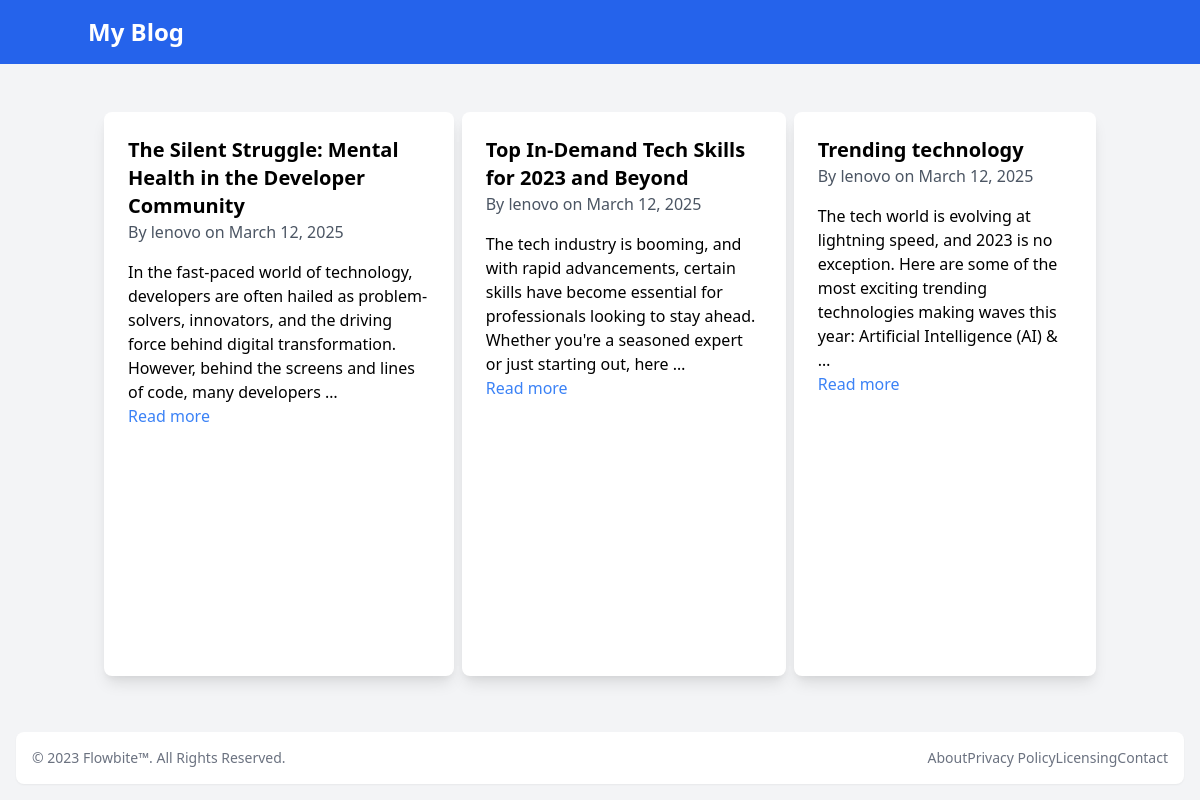
The page / on the database its author committed.
### blog/models.py (models this page shows, shortened)
class Post(models.Model):
    title = models.CharField(max_length=200)
    content = models.TextField()
    date_posted = models.DateTimeField(default=timezone.now)
    author = models.ForeignKey(User, on_delete=models.CASCADE)

### blog/views.py (the view)
# urls.py: path('', views.home, name='blog-home'),
def home(request):
    posts = Post.objects.all().order_by('-date_posted')
    return render(request, 'blog/index.html', {'posts': posts})

### blog/templates/blog/index.html
{% extends "base.html" %}
{% block content %}
    {% for post in posts %}
        <div class="bg-white p-6 rounded-lg shadow-lg mb-6">
            <h2 class="text-xl font-bold">{{ post.title }}</h2>
            <p class="text-gray-600">By {{ post.author }} on {{ post.date_posted|date:"F d, Y" }}</p>
            <p class="mt-4">{{ post.content|truncatewords:30 }}</p>
            <a href="{% url 'post-detail' post.id %}" class="text-blue-500 hover:underline">Read more</a>
        </div>
    {% endfor %}
{% endblock %}

### theme/templates/base.html (shortened to what this page needs)
<!DOCTYPE html>
<html lang="en">
<head>
    <link href="https://cdn.jsdelivr.net/npm/tailwindcss@2.2.19/dist/tailwind.min.css" rel="stylesheet">
</head>
<body class="bg-gray-100 flex flex-col min-h-screen">
    <header class="bg-blue-600 text-white p-4">
        <div class="container mx-auto">
            <h1 class="text-2xl font-bold">My Blog</h1>
        </div>
    </header>
    <main class="container flex space-x-2 flex-grow  mx-auto mt-8 p-4">
        {% block content %}
		{% endblock %}
    </main>
	<footer class="bg-white rounded-lg shadow-sm m-4 dark:bg-gray-800">
		<div class="w-full mx-auto max-w-screen-xl p-4 md:flex md:items-center md:justify-between">
		  <span class="text-sm text-gray-500 sm:text-center dark:text-gray-400">© 2023 <a href="https://flowbite.com/" class="hover:underline">Flowbite™</a>. All Rights Reserved.
		</span>
		<ul class="flex flex-wrap items-center mt-3 text-sm font-medium text-gray-500 dark:text-gray-400 sm:mt-0">
			<li>
				<a href="#" class="hover:underline me-4 md:me-6">About</a>
			</li>
			<li>
				<a href="#" class="hover:underline me-4 md:me-6">Privacy Policy</a>
			</li>
			<li>
				<a href="#" class="hover:underline me-4 md:me-6">Licensing</a>
			</li>
			<li>
				<a href="#" class="hover:underline">Contact</a>
			</li>
		</ul>
		</div>
	</footer>
</body>
</html>

### rows shown on the page
Post: title "The Silent Struggle: Mental Health in the Developer Community", author "lenovo", date_posted "March 12, 2025", content "In the fast-paced world of technology, developers are often hailed as problem-solvers, innovators, and the driving force behind digital transformation. However, behind the screens and lines of code, many developers …"
Post: title "Top In-Demand Tech Skills for 2023 and Beyond", author "lenovo", date_posted "March 12, 2025", content "The tech industry is booming, and with rapid advancements, certain skills have become essential for professionals looking to stay ahead. Whether you're a seasoned expert or just starting out, here …"
Post: title "Trending technology", author "lenovo", date_posted "March 12, 2025", content "The tech world is evolving at lightning speed, and 2023 is no exception. Here are some of the most exciting trending technologies making waves this year: Artificial Intelligence (AI) & …"
